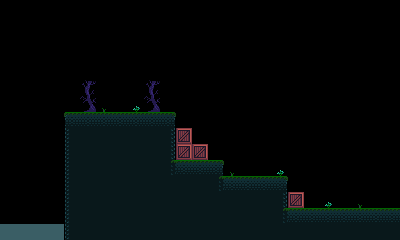

A level layout from a 2D game, rendered from its tile map. Below: a short description, then the map file with its tile-grid data intact:
An orthogonal 25x15 tile map with 16x16 px tiles, 1 tile layer (topTiles) and 10 objects (7x tile, chest, trigger, water).

<map version="1.0" orientation="orthogonal" renderorder="right-down" width="25" height="15" tilewidth="16" tileheight="16" nextobjectid="11">
 <properties>
  <property name="right" value="home" />
  <property name="spawn" value="384;208;" />
 </properties>
 <tileset firstgid="1" name="tiles" tilewidth="16" tileheight="16" spacing="1" tilecount="330" columns="22">
  <image source="../../graphics/tiles.png" width="374" height="255" />
  <tile id="22">
   <properties>
    <property name="right" value="home" />
   </properties>
  </tile>
  <tile id="56">
   <properties>
    <property name="left" value="cliff" />
    <property name="right" value="beach" />
   </properties>
  </tile>
 </tileset>
 <layer name="topTiles" width="25" height="15">
  <data encoding="csv">
0,0,0,0,0,0,0,0,0,0,0,0,0,0,0,0,0,0,0,0,0,0,0,0,0,
0,0,0,0,0,0,0,0,0,0,0,0,0,0,0,0,0,0,0,0,0,0,0,0,0,
0,0,0,0,0,0,0,0,0,0,0,0,0,0,0,0,0,0,0,0,0,0,0,0,0,
0,0,0,0,0,0,0,0,0,0,0,0,0,0,0,0,0,0,0,0,0,0,0,0,0,
0,0,0,0,0,0,0,0,0,0,0,0,0,0,0,0,0,0,0,0,0,0,0,0,0,
0,0,0,0,0,104,0,0,0,104,0,0,0,0,0,0,0,0,0,0,0,0,0,0,0,
0,0,0,0,0,126,57,0,62,126,0,0,0,0,0,0,0,0,0,0,0,0,0,0,0,
0,0,0,0,1,2,2,2,2,2,3,0,0,0,0,0,0,0,0,0,0,0,0,0,0,
0,0,0,0,23,24,24,24,24,24,25,157,0,0,0,0,0,0,0,0,0,0,0,0,0,
0,0,0,0,23,24,24,24,24,24,25,157,157,0,0,0,0,0,0,0,0,0,0,0,0,
0,0,0,0,23,24,24,24,24,24,47,2,2,3,57,0,0,62,0,0,0,0,0,0,0,
0,0,0,0,23,24,24,24,24,24,24,24,24,47,2,2,2,3,0,0,0,0,0,0,0,
0,0,0,0,23,24,24,24,24,24,24,24,24,24,24,24,24,25,157,0,62,0,57,0,0,
0,0,0,0,23,24,24,24,24,24,24,24,24,24,24,24,24,47,2,2,2,2,2,2,2,
69,69,69,69,23,24,24,24,24,24,24,24,24,24,24,24,24,24,24,24,24,24,24,24,24
</data>
 </layer>
 <objectgroup name="topObjects">
  <object id="1" name="chest" x="112" y="96" width="16" height="16">
   <properties>
    <property name="item" value="scroll;punch;" />
   </properties>
  </object>
  <object id="2" name="trigger" x="400" y="0" height="208">
   <properties>
    <property name="map" value="home;16;192;" />
   </properties>
  </object>
  <object id="3" name="water" x="0" y="208" width="64" height="16">
   <properties>
    <property name="width" type="int" value="64" />
   </properties>
  </object>
  <object id="4" name="tile" x="64" y="112" width="112" height="128" />
  <object id="5" name="tile" x="176" y="160" width="48" height="80" />
  <object id="6" name="tile" x="224" y="176" width="64" height="64" />
  <object id="7" name="tile" x="288" y="208" width="112" height="32" />
  <object id="8" name="tile" x="176" y="128" width="16" height="32" />
  <object id="9" name="tile" x="192" y="144" width="16" height="16" />
  <object id="10" name="tile" x="288" y="192" width="16" height="16" />
 </objectgroup>
</map>
